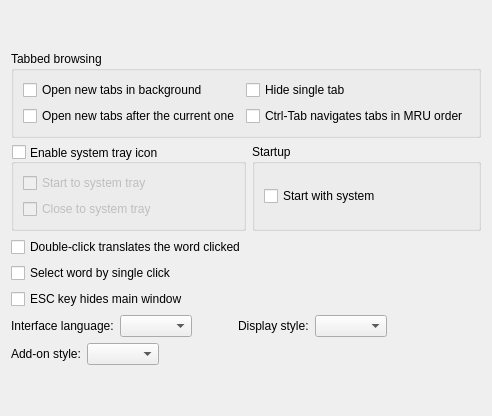
     <widget class="QWidget" name="tab">
      <attribute name="icon">
       <iconset resource="resources.qrc">
        <normaloff>:/icons/interface.png</normaloff>:/icons/interface.png</iconset>
      </attribute>
      <attribute name="title">
       <string>&amp;Interface</string>
      </attribute>
      <layout class="QGridLayout" name="gridLayout_2">
       <item row="1" column="0" colspan="2">
        <widget class="QGroupBox" name="groupBox">
         <property name="title">
          <string>Tabbed browsing</string>
         </property>
         <layout class="QGridLayout" name="gridLayout_5">
          <item row="0" column="0">
           <widget class="QCheckBox" name="newTabsOpenInBackground">
            <property name="toolTip">
             <string>Normally, opening a new tab switches to it immediately.
With this on however, new tabs will be opened without
switching to them.</string>
            </property>
            <property name="text">
             <string>Open new tabs in background</string>
            </property>
           </widget>
          </item>
          <item row="1" column="0">
           <widget class="QCheckBox" name="newTabsOpenAfterCurrentOne">
            <property name="toolTip">
             <string>With this on, new tabs are opened just after the
current, active one. Otherwise they are added to
be the last ones.</string>
            </property>
            <property name="text">
             <string>Open new tabs after the current one</string>
            </property>
           </widget>
          </item>
          <item row="0" column="1">
           <widget class="QCheckBox" name="hideSingleTab">
            <property name="toolTip">
             <string>Select this option if you don't want to see the main tab bar when only a single tab is opened.</string>
            </property>
            <property name="text">
             <string>Hide single tab</string>
            </property>
           </widget>
          </item>
          <item row="1" column="1">
           <widget class="QCheckBox" name="mruTabOrder">
            <property name="text">
             <string>Ctrl-Tab navigates tabs in MRU order</string>
            </property>
           </widget>
          </item>
         </layout>
        </widget>
       </item>
       <item row="2" column="0">
        <widget class="QGroupBox" name="enableTrayIcon">
         <property name="toolTip">
          <string>When enabled, an icon appears in the sytem tray area which can be used
to open main window and perform other tasks.</string>
         </property>
         <property name="title">
          <string>Enable system tray icon</string>
         </property>
         <property name="alignment">
          <set>Qt::AlignLeading|Qt::AlignLeft|Qt::AlignVCenter</set>
         </property>
         <property name="flat">
          <bool>false</bool>
         </property>
         <property name="checkable">
          <bool>true</bool>
         </property>
         <property name="checked">
          <bool>false</bool>
         </property>
         <layout class="QVBoxLayout" name="verticalLayout">
          <item>
           <widget class="QCheckBox" name="startToTray">
            <property name="toolTip">
             <string>With this on, the application starts directly to system tray without showing
its main window.</string>
            </property>
            <property name="text">
             <string>Start to system tray</string>
            </property>
           </widget>
          </item>
          <item>
           <widget class="QCheckBox" name="closeToTray">
            <property name="toolTip">
             <string>With this on, an attempt to close main window would hide it instead of closing
the application.</string>
            </property>
            <property name="text">
             <string>Close to system tray</string>
            </property>
           </widget>
          </item>
         </layout>
        </widget>
       </item>
       <item row="4" column="0">
        <widget class="QCheckBox" name="selectBySingleClick">
         <property name="toolTip">
          <string>Turn this option on if you want to select words by single mouse click</string>
         </property>
         <property name="text">
          <string>Select word by single click</string>
         </property>
        </widget>
       </item>
       <item row="2" column="1">
        <widget class="QGroupBox" name="groupBox_2">
         <property name="title">
          <string>Startup</string>
         </property>
         <layout class="QVBoxLayout" name="verticalLayout_2">
          <item>
           <widget class="QCheckBox" name="cbAutostart">
            <property name="toolTip">
             <string>Automatically starts GoldenDict after operation system bootup.</string>
            </property>
            <property name="text">
             <string>Start with system</string>
            </property>
           </widget>
          </item>
         </layout>
        </widget>
       </item>
       <item row="0" column="0" colspan="2">
        <spacer name="verticalSpacer_8">
         <property name="orientation">
          <enum>Qt::Vertical</enum>
         </property>
         <property name="sizeHint" stdset="0">
          <size>
           <width>20</width>
           <height>40</height>
          </size>
         </property>
        </spacer>
       </item>
       <item row="6" column="0" colspan="2">
        <layout class="QHBoxLayout" name="horizontalLayout_6">
         <item>
          <widget class="QLabel" name="label_6">
           <property name="text">
            <string>Interface language:</string>
           </property>
          </widget>
         </item>
         <item>
          <widget class="QComboBox" name="interfaceLanguage"/>
         </item>
         <item>
          <spacer name="horizontalSpacer_3">
           <property name="orientation">
            <enum>Qt::Horizontal</enum>
           </property>
           <property name="sizeType">
            <enum>QSizePolicy::Fixed</enum>
           </property>
           <property name="sizeHint" stdset="0">
            <size>
             <width>40</width>
             <height>20</height>
            </size>
           </property>
          </spacer>
         </item>
         <item>
          <widget class="QLabel" name="label_9">
           <property name="text">
            <string>Display style:</string>
           </property>
          </widget>
         </item>
         <item>
          <widget class="QComboBox" name="displayStyle"/>
         </item>
         <item>
          <spacer name="horizontalSpacer_7">
           <property name="orientation">
            <enum>Qt::Horizontal</enum>
           </property>
           <property name="sizeHint" stdset="0">
            <size>
             <width>40</width>
             <height>20</height>
            </size>
           </property>
          </spacer>
         </item>
        </layout>
       </item>
       <item row="10" column="0" colspan="2">
        <spacer name="verticalSpacer">
         <property name="orientation">
          <enum>Qt::Vertical</enum>
         </property>
         <property name="sizeHint" stdset="0">
          <size>
           <width>20</width>
           <height>40</height>
          </size>
         </property>
        </spacer>
       </item>
       <item row="3" column="0">
        <widget class="QCheckBox" name="doubleClickTranslates">
         <property name="text">
          <string>Double-click translates the word clicked</string>
         </property>
        </widget>
       </item>
       <item row="5" column="0">
        <widget class="QCheckBox" name="escKeyHidesMainWindow">
         <property name="toolTip">
          <string>Normally, pressing ESC key moves focus to the translation line.
With this on however, it will hide the main window.</string>
         </property>
         <property name="text">
          <string>ESC key hides main window</string>
         </property>
        </widget>
       </item>
       <item row="8" column="0" colspan="2">
        <layout class="QHBoxLayout" name="horizontalLayout_4">
         <item>
          <widget class="QLabel" name="addonStylesLabel">
           <property name="text">
            <string>Add-on style:</string>
           </property>
          </widget>
         </item>
         <item>
          <widget class="StylesComboBox" name="addonStyles"/>
         </item>
         <item>
          <spacer name="horizontalSpacer_6">
           <property name="orientation">
            <enum>Qt::Horizontal</enum>
           </property>
           <property name="sizeHint" stdset="0">
            <size>
             <width>40</width>
             <height>20</height>
            </size>
           </property>
          </spacer>
         </item>
        </layout>
       </item>
      </layout>
     </widget>
